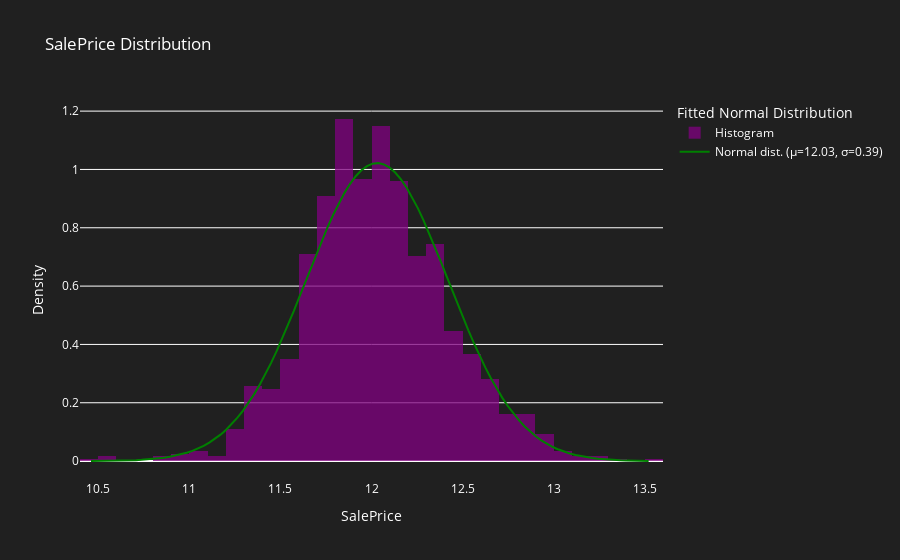
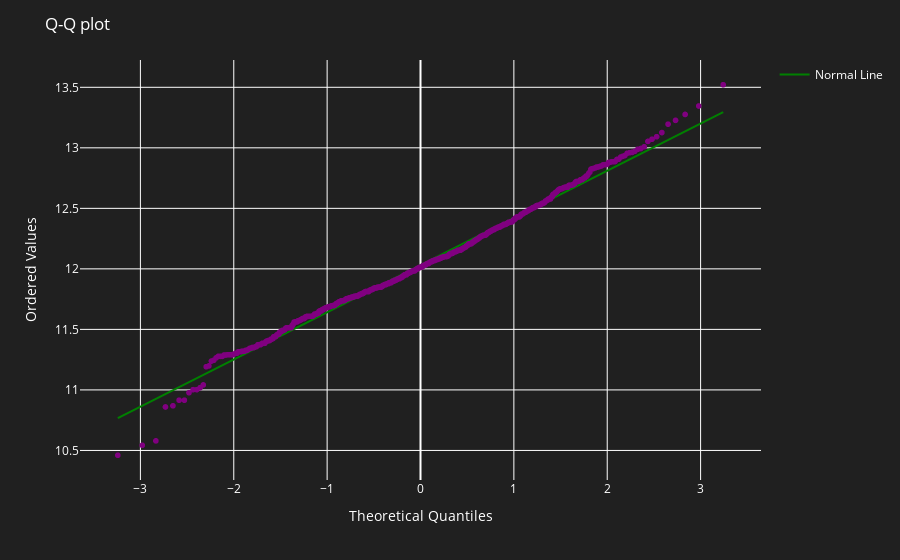

Notebook code for these charts, in order:
### Markdown cell above
## Independent Vriable Normalize

### Code cell
import scipy.stats as stats

# Fit a normal distribution to the SalePrice data
mu, sigma = stats.norm.fit(y_train)

# Create a histogram of the SalePrice column
hist_data = go.Histogram(x=y_train, nbinsx=50, name="Histogram", opacity=0.75, histnorm='probability density', marker=dict(color='purple'))

# Calculate the normal distribution based on the fitted parameters
x_norm = np.linspace(y_train.min(), y_train.max(), 100)
y_norm = stats.norm.pdf(x_norm, mu, sigma)

# Create the normal distribution overlay
norm_data = go.Scatter(x=x_norm, y=y_norm, mode="lines", name=f"Normal dist. (μ={mu:.2f}, σ={sigma:.2f})", line=dict(color="green"))

# Combine the histogram and the overlay
fig = go.Figure(data=[hist_data, norm_data])

# Set the layout for the plot
fig.update_layout(
    title="SalePrice Distribution",
    xaxis_title="SalePrice",
    yaxis_title="Density",
    legend_title_text="Fitted Normal Distribution",
    plot_bgcolor='rgba(32, 32, 32, 1)',
    paper_bgcolor='rgba(32, 32, 32, 1)',
    font=dict(color='white')
)

# Create a Q-Q plot
qq_data = stats.probplot(y_train, dist="norm")
qq_fig = px.scatter(x=qq_data[0][0], y=qq_data[0][1], labels={'x': 'Theoretical Quantiles', 'y': 'Ordered Values'}, color_discrete_sequence=["purple"])
qq_fig.update_layout(
    title="Q-Q plot",
    plot_bgcolor='rgba(32, 32, 32, 1)',
    paper_bgcolor='rgba(32, 32, 32, 1)',
    font=dict(color='white')
)

# Calculate the line of best fit
slope, intercept, r_value, p_value, std_err = stats.linregress(qq_data[0][0], qq_data[0][1])
line_x = np.array(qq_data[0][0])
line_y = intercept + slope * line_x

# Add the line of best fit to the Q-Q plot
line_data = go.Scatter(x=line_x, y=line_y, mode="lines", name="Normal Line", line=dict(color="green"))

# Update the Q-Q plot with the normal line
qq_fig.add_trace(line_data)

# Show the plots
fig.show()
qq_fig.show()

### Figure 1 — Plotly figure (JSON) as saved in the notebook; plotly's stock layout.template omitted (floating-point values rounded to 4 significant figures; data arrays with more than 128 entries replaced by an {"elided": "..."} marker saying what was removed)
{"data": [{"histnorm": "probability density", "marker": {"color": "purple"}, "name": "Histogram", "nbinsx": 50, "opacity": 0.75, "type": "histogram", "x": {"elided": "1168 float values"}}, {"line": {"color": "green"}, "mode": "lines", "name": "Normal dist. (μ=12.03, σ=0.39)", "type": "scatter", "x": [10.46, 10.49, 10.52, 10.55, 10.58, 10.61, 10.65, 10.68, 10.71, 10.74, 10.77, 10.8, 10.83, 10.86, 10.89, 10.92, 10.95, 10.99, 11.02, 11.05, 11.08, 11.11, 11.14, 11.17, 11.2, 11.23, 11.26, 11.3, 11.33, 11.36, 11.39, 11.42, 11.45, 11.48, 11.51, 11.54, 11.57, 11.6, 11.64, 11.67, 11.7, 11.73, 11.76, 11.79, 11.82, 11.85, 11.88, 11.91, 11.94, 11.98, 12.01, 12.04, 12.07, 12.1, 12.13, 12.16, 12.19, 12.22, 12.25, 12.28, 12.32, 12.35, 12.38, 12.41, 12.44, 12.47, 12.5, 12.53, 12.56, 12.59, 12.62, 12.66, 12.69, 12.72, 12.75, 12.78, 12.81, 12.84, 12.87, 12.9, 12.93, 12.96, 13.0, 13.03, 13.06, 13.09, 13.12, 13.15, 13.18, 13.21, 13.24, 13.27, 13.3, 13.34, 13.37, 13.4, 13.43, 13.46, 13.49, 13.52], "y": [0.0003136, 0.0004299, 0.0005856, 0.0007928, 0.001066, 0.001426, 0.001894, 0.0025, 0.00328, 0.004276, 0.00554, 0.007132, 0.009125, 0.0116, 0.01466, 0.0184, 0.02296, 0.02847, 0.03508, 0.04296, 0.05227, 0.06321, 0.07595, 0.09069, 0.1076, 0.1269, 0.1487, 0.1732, 0.2004, 0.2305, 0.2634, 0.2992, 0.3377, 0.3787, 0.4221, 0.4675, 0.5145, 0.5628, 0.6117, 0.6607, 0.7092, 0.7565, 0.8018, 0.8446, 0.8842, 0.9197, 0.9508, 0.9767, 0.9971, 1.012, 1.02, 1.022, 1.017, 1.006, 0.9893, 0.9666, 0.9385, 0.9055, 0.8682, 0.8272, 0.7833, 0.737, 0.6892, 0.6404, 0.5913, 0.5426, 0.4948, 0.4484, 0.4038, 0.3614, 0.3214, 0.284, 0.2494, 0.2177, 0.1888, 0.1627, 0.1394, 0.1186, 0.1003, 0.08432, 0.07043, 0.05846, 0.04822, 0.03952, 0.0322, 0.02606, 0.02096, 0.01676, 0.01331, 0.01051, 0.008244, 0.006427, 0.004979, 0.003833, 0.002933, 0.00223, 0.001685, 0.001265, 0.0009437, 0.0006997]}], "layout": {"autosize": true, "font": {"color": "white"}, "legend": {"title": {"text": "Fitted Normal Distribution"}}, "paper_bgcolor": "rgba(32, 32, 32, 1)", "plot_bgcolor": "rgba(32, 32, 32, 1)", "title": {"text": "SalePrice Distribution"}, "xaxis": {"autorange": true, "range": [10.4, 13.6], "title": {"text": "SalePrice"}, "type": "linear"}, "yaxis": {"autorange": true, "range": [-0.06483, 1.238], "title": {"text": "Density"}, "type": "linear"}}}

### Figure 2 — Plotly figure (JSON) as saved in the notebook; plotly's stock layout.template omitted (floating-point values rounded to 4 significant figures; data arrays with more than 128 entries replaced by an {"elided": "..."} marker saying what was removed)
{"data": [{"hovertemplate": "Theoretical Quantiles=%{x}<br>Ordered Values=%{y}<extra></extra>", "legendgroup": "", "marker": {"color": "purple", "symbol": "circle"}, "mode": "markers", "name": "", "showlegend": false, "type": "scattergl", "x": {"elided": "1168 float values"}, "xaxis": "x", "y": {"elided": "1168 float values"}, "yaxis": "y"}, {"line": {"color": "green"}, "mode": "lines", "name": "Normal Line", "type": "scatter", "x": {"elided": "1168 float values"}, "y": {"elided": "1168 float values"}}], "layout": {"autosize": true, "font": {"color": "white"}, "legend": {"tracegroupgap": 0}, "margin": {"t": 60}, "paper_bgcolor": "rgba(32, 32, 32, 1)", "plot_bgcolor": "rgba(32, 32, 32, 1)", "title": {"text": "Q-Q plot"}, "xaxis": {"anchor": "y", "autorange": true, "domain": [0, 1], "range": [-3.636, 3.636], "title": {"text": "Theoretical Quantiles"}, "type": "linear"}, "yaxis": {"anchor": "x", "autorange": true, "domain": [0, 1], "range": [10.22, 13.76], "title": {"text": "Ordered Values"}, "type": "linear"}}}
